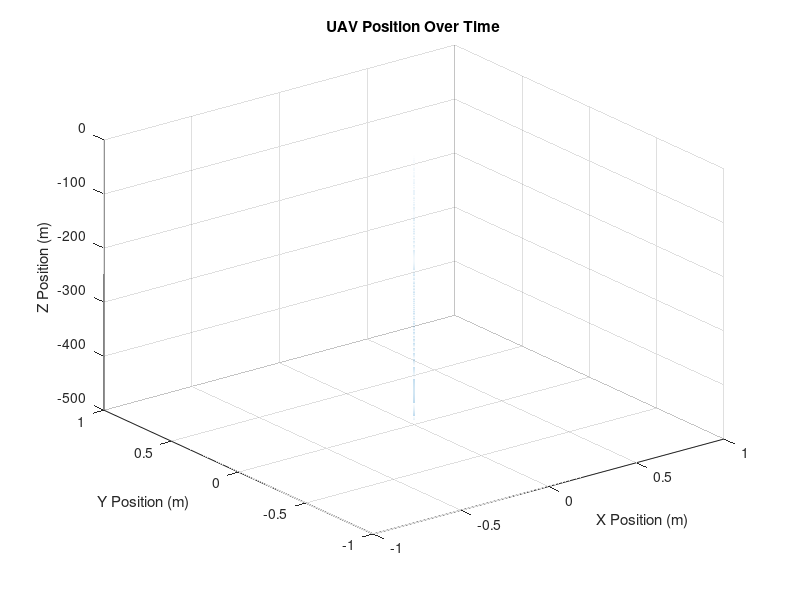
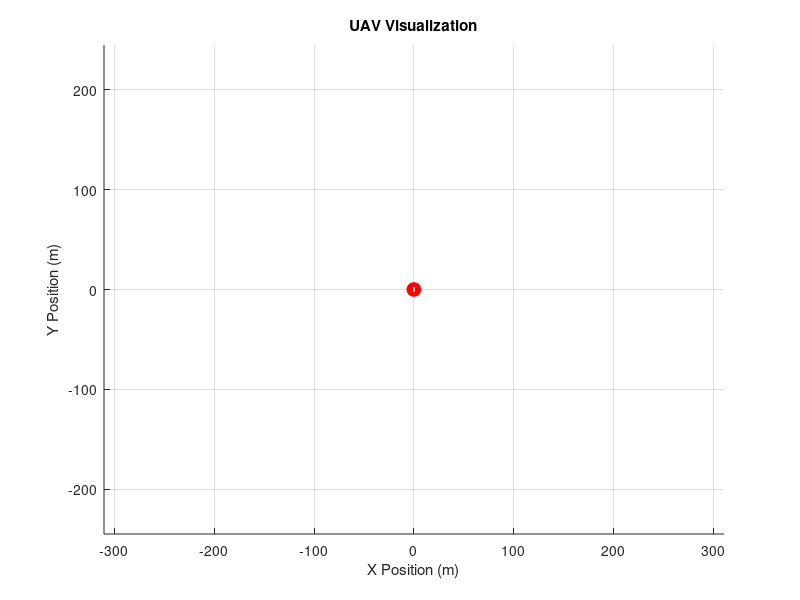

The MATLAB script that drew these images, in order:
% Define physical parameters
mass = 1.5; % Mass of the UAV in kg
arm_length = 0.3; % Distance from the center to the propeller in meters
Ixx = 0.03; % Moment of inertia around the x-axis
Iyy = 0.03; % Moment of inertia around the y-axis
Izz = 0.06; % Moment of inertia around the z-axis
g = 9.81; % Gravitational acceleration in m/s^2

% Propeller parameters
propeller_thrust_coefficient = 1e-6; % Thrust coefficient (example value)
propeller_torque_coefficient = 1e-7; % Torque coefficient (example value)

% Initial conditions
initial_position = [0; 0; 0]; % Initial position in meters
initial_velocity = [0; 0; 0]; % Initial velocity in m/s
initial_orientation = [0; 0; 0]; % Initial orientation (roll, pitch, yaw) in radians
initial_angular_velocity = [0; 0; 0]; % Initial angular velocity in rad/s

% Simulation parameters
dt = 0.01; % Time step in seconds
simulation_time = 10; % Total simulation time in seconds
time = 0:dt:simulation_time; % Time vector

% Initialize state vectors
position = zeros(3, length(time));
velocity = zeros(3, length(time));
orientation = zeros(3, length(time));
angular_velocity = zeros(3, length(time));

% Set initial states
position(:, 1) = initial_position;
velocity(:, 1) = initial_velocity;
orientation(:, 1) = initial_orientation;
angular_velocity(:, 1) = initial_angular_velocity;

% Simulation loop
for k = 1:length(time)-1
    % Compute thrust and torques
    thrust = propeller_thrust_coefficient * (velocity(3, k)^2);
    torque = propeller_torque_coefficient * (angular_velocity(:, k).^2);
    
    % Update linear dynamics
    acceleration = [0; 0; -g] + [0; 0; thrust] / mass;
    velocity(:, k+1) = velocity(:, k) + acceleration * dt;
    position(:, k+1) = position(:, k) + velocity(:, k) * dt;
    
    % Update angular dynamics
    angular_acceleration = [torque(1) / Ixx; torque(2) / Iyy; torque(3) / Izz];
    angular_velocity(:, k+1) = angular_velocity(:, k) + angular_acceleration * dt;
    orientation(:, k+1) = orientation(:, k) + angular_velocity(:, k) * dt;
end

% Plot the position of the UAV
figure;
plot3(position(1, :), position(2, :), position(3, :));
xlabel('X Position (m)');
ylabel('Y Position (m)');
zlabel('Z Position (m)');
title('UAV Position Over Time');
grid on;

% Visualize the UAV
figure;
for k = 1:10:length(time)
    clf;
    % Draw the propeller arm
    line([0 arm_length * cos(orientation(3, k))], ...
         [0 arm_length * sin(orientation(3, k))], ...
         [0 0], 'LineWidth', 3, 'Color', 'k');
    hold on;
    % Draw the UAV body
    plot3(position(1, k), position(2, k), position(3, k), 'ro', 'MarkerSize', 10, 'MarkerFaceColor', 'r');
    axis equal;
    xlabel('X Position (m)');
    ylabel('Y Position (m)');
    zlabel('Z Position (m)');
    title('UAV Visualization');
    grid on;
    drawnow;
end
